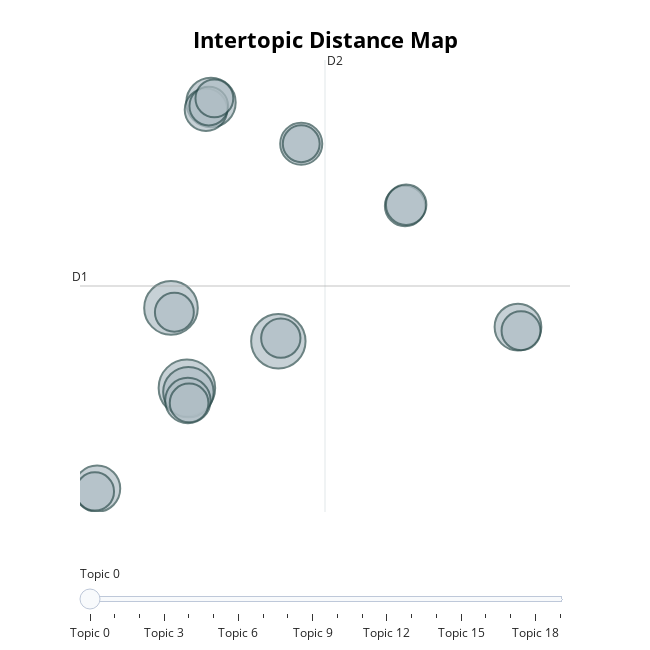

Notebook source saved alongside this figure:
### Code cell
model.visualize_topics(top_n_topics=20)

### Figure 1 — Plotly figure (JSON) as saved in the notebook; plotly's stock layout.template omitted (floating-point values rounded to 4 significant figures)
{"data": [{"customdata": [[0, "seven | days | week | 2013 | 2014", 186], [1, "corrigendum | fig | accession | inadvertently | supplementary", 172], [2, "ebola | outbreak | republic | democratic | congo", 167], [3, "podcast | thompson | shamini | bundell | benjamin", 148], [4, "european | council | horizon | europes | eu", 142], [5, "alphafold | allostery | folding | conical | design", 127], [6, "misconduct | fraud | integrity | scandal | investigations", 124], [7, "chemist | chemistry | chemists | nobel | prize", 120], [8, "shanghai | beijing | china | chinas | chinese", 105], [9, "immunotherapy | antitumour | car | blockade | cd8", 103], [10, "sleep | rem | claustrum | narcolepsy | eeg", 95], [11, "alzheimers | aducanumab | dementia | plaques | cadavers", 95], [12, "amendment | author | accessed | published | paper", 90], [13, "malaria | microlitre | rtss | diagnostic | malarias", 88], [14, "ribosome | ribosomes | ribosomal | translation | 30s", 88], [15, "african | africas | continent | africa | apartheid", 87], [16, "crease | physicist | einstein | feynman | biography", 87], [17, "animalrights | activists | animal | animalresearch | experimentation", 85], [18, "postdocs | postdoc | postdoctoral | pay | stipend", 83], [19, "haematopoietic | hscs | hsc | marrow | aorta", 79]], "hovertemplate": "<b>Topic %{customdata[0]}</b><br>%{customdata[1]}<br>Size: %{customdata[2]}", "legendgroup": "", "marker": {"color": "#B0BEC5", "line": {"color": "DarkSlateGrey", "width": 2}, "size": [186, 172, 167, 148, 142, 127, 124, 120, 105, 103, 95, 95, 90, 88, 88, 87, 87, 85, 83, 79], "sizemode": "area", "sizeref": 0.1163, "symbol": "circle"}, "mode": "markers", "name": "", "orientation": "v", "showlegend": false, "type": "scatter", "x": [-0.5974, 6.672, -1.862, -0.4776, 1.317, 25.72, -7.733, -0.5181, 0.9197, 8.492, 16.75, 16.83, 6.868, -1.593, 25.96, 1.142, -0.4222, -7.909, 1.587, 8.492], "xaxis": "x", "y": [-2.084, 0.8172, 2.891, -2.346, 15.67, 1.699, -8.348, -2.874, 15.21, 13.1, 9.224, 9.307, 1.013, 2.622, 1.466, 15.44, -3.021, -8.524, 15.92, 13.1], "yaxis": "y"}], "layout": {"annotations": [{"showarrow": false, "text": "D1", "x": -9.095, "y": 4.253, "yshift": 10}, {"showarrow": false, "text": "D2", "x": 10.38, "xshift": 10, "y": 18.31}], "height": 650, "hoverlabel": {"bgcolor": "white", "font": {"family": "Rockwell", "size": 16}}, "legend": {"itemsizing": "constant", "tracegroupgap": 0}, "margin": {"t": 60}, "shapes": [{"line": {"color": "#CFD8DC", "width": 2}, "type": "line", "x0": 10.38, "x1": 10.38, "y0": -9.803, "y1": 18.31}, {"line": {"color": "#9E9E9E", "width": 2}, "type": "line", "x0": -9.095, "x1": 29.86, "y0": 4.253, "y1": 4.253}], "sliders": [{"active": 0, "pad": {"t": 50}, "steps": [{"args": [{"marker.color": [["red", "#B0BEC5", "#B0BEC5", "#B0BEC5", "#B0BEC5", "#B0BEC5", "#B0BEC5", "#B0BEC5", "#B0BEC5", "#B0BEC5", "#B0BEC5", "#B0BEC5", "#B0BEC5", "#B0BEC5", "#B0BEC5", "#B0BEC5", "#B0BEC5", "#B0BEC5", "#B0BEC5", "#B0BEC5"]]}], "label": "Topic 0", "method": "update"}, {"args": [{"marker.color": [["#B0BEC5", "red", "#B0BEC5", "#B0BEC5", "#B0BEC5", "#B0BEC5", "#B0BEC5", "#B0BEC5", "#B0BEC5", "#B0BEC5", "#B0BEC5", "#B0BEC5", "#B0BEC5", "#B0BEC5", "#B0BEC5", "#B0BEC5", "#B0BEC5", "#B0BEC5", "#B0BEC5", "#B0BEC5"]]}], "label": "Topic 1", "method": "update"}, {"args": [{"marker.color": [["#B0BEC5", "#B0BEC5", "red", "#B0BEC5", "#B0BEC5", "#B0BEC5", "#B0BEC5", "#B0BEC5", "#B0BEC5", "#B0BEC5", "#B0BEC5", "#B0BEC5", "#B0BEC5", "#B0BEC5", "#B0BEC5", "#B0BEC5", "#B0BEC5", "#B0BEC5", "#B0BEC5", "#B0BEC5"]]}], "label": "Topic 2", "method": "update"}, {"args": [{"marker.color": [["#B0BEC5", "#B0BEC5", "#B0BEC5", "red", "#B0BEC5", "#B0BEC5", "#B0BEC5", "#B0BEC5", "#B0BEC5", "#B0BEC5", "#B0BEC5", "#B0BEC5", "#B0BEC5", "#B0BEC5", "#B0BEC5", "#B0BEC5", "#B0BEC5", "#B0BEC5", "#B0BEC5", "#B0BEC5"]]}], "label": "Topic 3", "method": "update"}, {"args": [{"marker.color": [["#B0BEC5", "#B0BEC5", "#B0BEC5", "#B0BEC5", "red", "#B0BEC5", "#B0BEC5", "#B0BEC5", "#B0BEC5", "#B0BEC5", "#B0BEC5", "#B0BEC5", "#B0BEC5", "#B0BEC5", "#B0BEC5", "#B0BEC5", "#B0BEC5", "#B0BEC5", "#B0BEC5", "#B0BEC5"]]}], "label": "Topic 4", "method": "update"}, {"args": [{"marker.color": [["#B0BEC5", "#B0BEC5", "#B0BEC5", "#B0BEC5", "#B0BEC5", "red", "#B0BEC5", "#B0BEC5", "#B0BEC5", "#B0BEC5", "#B0BEC5", "#B0BEC5", "#B0BEC5", "#B0BEC5", "#B0BEC5", "#B0BEC5", "#B0BEC5", "#B0BEC5", "#B0BEC5", "#B0BEC5"]]}], "label": "Topic 5", "method": "update"}, {"args": [{"marker.color": [["#B0BEC5", "#B0BEC5", "#B0BEC5", "#B0BEC5", "#B0BEC5", "#B0BEC5", "red", "#B0BEC5", "#B0BEC5", "#B0BEC5", "#B0BEC5", "#B0BEC5", "#B0BEC5", "#B0BEC5", "#B0BEC5", "#B0BEC5", "#B0BEC5", "#B0BEC5", "#B0BEC5", "#B0BEC5"]]}], "label": "Topic 6", "method": "update"}, {"args": [{"marker.color": [["#B0BEC5", "#B0BEC5", "#B0BEC5", "#B0BEC5", "#B0BEC5", "#B0BEC5", "#B0BEC5", "red", "#B0BEC5", "#B0BEC5", "#B0BEC5", "#B0BEC5", "#B0BEC5", "#B0BEC5", "#B0BEC5", "#B0BEC5", "#B0BEC5", "#B0BEC5", "#B0BEC5", "#B0BEC5"]]}], "label": "Topic 7", "method": "update"}, {"args": [{"marker.color": [["#B0BEC5", "#B0BEC5", "#B0BEC5", "#B0BEC5", "#B0BEC5", "#B0BEC5", "#B0BEC5", "#B0BEC5", "red", "#B0BEC5", "#B0BEC5", "#B0BEC5", "#B0BEC5", "#B0BEC5", "#B0BEC5", "#B0BEC5", "#B0BEC5", "#B0BEC5", "#B0BEC5", "#B0BEC5"]]}], "label": "Topic 8", "method": "update"}, {"args": [{"marker.color": [["#B0BEC5", "#B0BEC5", "#B0BEC5", "#B0BEC5", "#B0BEC5", "#B0BEC5", "#B0BEC5", "#B0BEC5", "#B0BEC5", "red", "#B0BEC5", "#B0BEC5", "#B0BEC5", "#B0BEC5", "#B0BEC5", "#B0BEC5", "#B0BEC5", "#B0BEC5", "#B0BEC5", "#B0BEC5"]]}], "label": "Topic 9", "method": "update"}, {"args": [{"marker.color": [["#B0BEC5", "#B0BEC5", "#B0BEC5", "#B0BEC5", "#B0BEC5", "#B0BEC5", "#B0BEC5", "#B0BEC5", "#B0BEC5", "#B0BEC5", "red", "#B0BEC5", "#B0BEC5", "#B0BEC5", "#B0BEC5", "#B0BEC5", "#B0BEC5", "#B0BEC5", "#B0BEC5", "#B0BEC5"]]}], "label": "Topic 10", "method": "update"}, {"args": [{"marker.color": [["#B0BEC5", "#B0BEC5", "#B0BEC5", "#B0BEC5", "#B0BEC5", "#B0BEC5", "#B0BEC5", "#B0BEC5", "#B0BEC5", "#B0BEC5", "#B0BEC5", "red", "#B0BEC5", "#B0BEC5", "#B0BEC5", "#B0BEC5", "#B0BEC5", "#B0BEC5", "#B0BEC5", "#B0BEC5"]]}], "label": "Topic 11", "method": "update"}, {"args": [{"marker.color": [["#B0BEC5", "#B0BEC5", "#B0BEC5", "#B0BEC5", "#B0BEC5", "#B0BEC5", "#B0BEC5", "#B0BEC5", "#B0BEC5", "#B0BEC5", "#B0BEC5", "#B0BEC5", "red", "#B0BEC5", "#B0BEC5", "#B0BEC5", "#B0BEC5", "#B0BEC5", "#B0BEC5", "#B0BEC5"]]}], "label": "Topic 12", "method": "update"}, {"args": [{"marker.color": [["#B0BEC5", "#B0BEC5", "#B0BEC5", "#B0BEC5", "#B0BEC5", "#B0BEC5", "#B0BEC5", "#B0BEC5", "#B0BEC5", "#B0BEC5", "#B0BEC5", "#B0BEC5", "#B0BEC5", "red", "#B0BEC5", "#B0BEC5", "#B0BEC5", "#B0BEC5", "#B0BEC5", "#B0BEC5"]]}], "label": "Topic 13", "method": "update"}, {"args": [{"marker.color": [["#B0BEC5", "#B0BEC5", "#B0BEC5", "#B0BEC5", "#B0BEC5", "#B0BEC5", "#B0BEC5", "#B0BEC5", "#B0BEC5", "#B0BEC5", "#B0BEC5", "#B0BEC5", "#B0BEC5", "#B0BEC5", "red", "#B0BEC5", "#B0BEC5", "#B0BEC5", "#B0BEC5", "#B0BEC5"]]}], "label": "Topic 14", "method": "update"}, {"args": [{"marker.color": [["#B0BEC5", "#B0BEC5", "#B0BEC5", "#B0BEC5", "#B0BEC5", "#B0BEC5", "#B0BEC5", "#B0BEC5", "#B0BEC5", "#B0BEC5", "#B0BEC5", "#B0BEC5", "#B0BEC5", "#B0BEC5", "#B0BEC5", "red", "#B0BEC5", "#B0BEC5", "#B0BEC5", "#B0BEC5"]]}], "label": "Topic 15", "method": "update"}, {"args": [{"marker.color": [["#B0BEC5", "#B0BEC5", "#B0BEC5", "#B0BEC5", "#B0BEC5", "#B0BEC5", "#B0BEC5", "#B0BEC5", "#B0BEC5", "#B0BEC5", "#B0BEC5", "#B0BEC5", "#B0BEC5", "#B0BEC5", "#B0BEC5", "#B0BEC5", "red", "#B0BEC5", "#B0BEC5", "#B0BEC5"]]}], "label": "Topic 16", "method": "update"}, {"args": [{"marker.color": [["#B0BEC5", "#B0BEC5", "#B0BEC5", "#B0BEC5", "#B0BEC5", "#B0BEC5", "#B0BEC5", "#B0BEC5", "#B0BEC5", "#B0BEC5", "#B0BEC5", "#B0BEC5", "#B0BEC5", "#B0BEC5", "#B0BEC5", "#B0BEC5", "#B0BEC5", "red", "#B0BEC5", "#B0BEC5"]]}], "label": "Topic 17", "method": "update"}, {"args": [{"marker.color": [["#B0BEC5", "#B0BEC5", "#B0BEC5", "#B0BEC5", "#B0BEC5", "#B0BEC5", "#B0BEC5", "#B0BEC5", "#B0BEC5", "#B0BEC5", "#B0BEC5", "#B0BEC5", "#B0BEC5", "#B0BEC5", "#B0BEC5", "#B0BEC5", "#B0BEC5", "#B0BEC5", "red", "#B0BEC5"]]}], "label": "Topic 18", "method": "update"}, {"args": [{"marker.color": [["#B0BEC5", "#B0BEC5", "#B0BEC5", "#B0BEC5", "#B0BEC5", "#B0BEC5", "#B0BEC5", "#B0BEC5", "#B0BEC5", "#B0BEC5", "#B0BEC5", "#B0BEC5", "#B0BEC5", "#B0BEC5", "#B0BEC5", "#B0BEC5", "#B0BEC5", "#B0BEC5", "#B0BEC5", "red"]]}], "label": "Topic 19", "method": "update"}]}], "title": {"font": {"color": "Black", "size": 22}, "text": "<b>Intertopic Distance Map</b>", "x": 0.5, "xanchor": "center", "y": 0.95, "yanchor": "top"}, "width": 650, "xaxis": {"anchor": "y", "domain": [0, 1], "range": [-9.095, 29.86], "title": {"text": ""}, "visible": false}, "yaxis": {"anchor": "x", "domain": [0, 1], "range": [-9.803, 18.31], "title": {"text": ""}, "visible": false}}}
